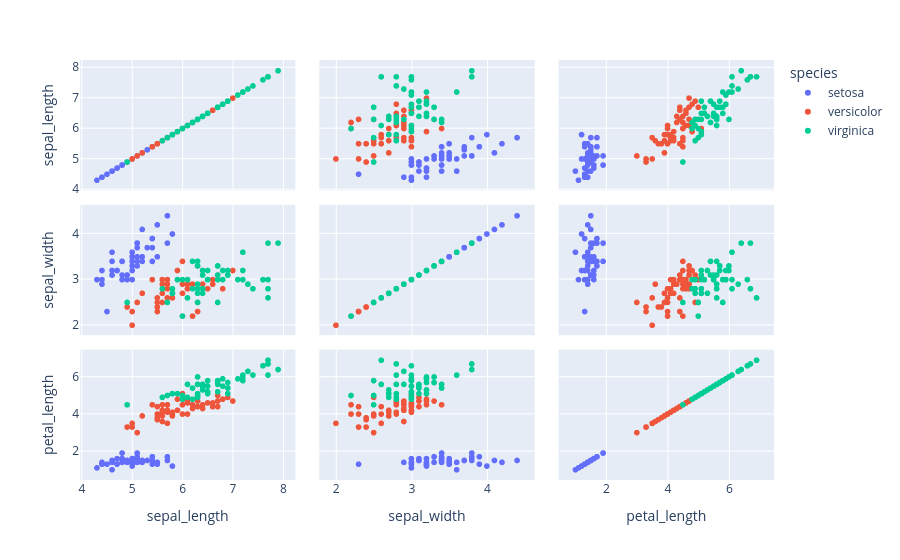

The notebook cell saved with this chart:
### Code cell
px.scatter_matrix(df , dimensions=['sepal_length' , 'sepal_width' ,'petal_length'] , color = 'species')

### Figure 1 — Plotly figure (JSON) as saved in the notebook; plotly's stock layout.template omitted (floating-point values rounded to 4 significant figures)
{"data": [{"dimensions": [{"axis": {"matches": true}, "label": "sepal_length", "values": [5.1, 4.9, 4.7, 4.6, 5.0, 5.4, 4.6, 5.0, 4.4, 4.9, 5.4, 4.8, 4.8, 4.3, 5.8, 5.7, 5.4, 5.1, 5.7, 5.1, 5.4, 5.1, 4.6, 5.1, 4.8, 5.0, 5.0, 5.2, 5.2, 4.7, 4.8, 5.4, 5.2, 5.5, 4.9, 5.0, 5.5, 4.9, 4.4, 5.1, 5.0, 4.5, 4.4, 5.0, 5.1, 4.8, 5.1, 4.6, 5.3, 5.0]}, {"axis": {"matches": true}, "label": "sepal_width", "values": [3.5, 3.0, 3.2, 3.1, 3.6, 3.9, 3.4, 3.4, 2.9, 3.1, 3.7, 3.4, 3.0, 3.0, 4.0, 4.4, 3.9, 3.5, 3.8, 3.8, 3.4, 3.7, 3.6, 3.3, 3.4, 3.0, 3.4, 3.5, 3.4, 3.2, 3.1, 3.4, 4.1, 4.2, 3.1, 3.2, 3.5, 3.1, 3.0, 3.4, 3.5, 2.3, 3.2, 3.5, 3.8, 3.0, 3.8, 3.2, 3.7, 3.3]}, {"axis": {"matches": true}, "label": "petal_length", "values": [1.4, 1.4, 1.3, 1.5, 1.4, 1.7, 1.4, 1.5, 1.4, 1.5, 1.5, 1.6, 1.4, 1.1, 1.2, 1.5, 1.3, 1.4, 1.7, 1.5, 1.7, 1.5, 1.0, 1.7, 1.9, 1.6, 1.6, 1.5, 1.4, 1.6, 1.6, 1.5, 1.5, 1.4, 1.5, 1.2, 1.3, 1.5, 1.3, 1.5, 1.3, 1.3, 1.3, 1.6, 1.9, 1.4, 1.6, 1.4, 1.5, 1.4]}], "hovertemplate": "species=setosa<br>%{xaxis.title.text}=%{x}<br>%{yaxis.title.text}=%{y}<extra></extra>", "legendgroup": "setosa", "marker": {"color": "#636efa", "symbol": "circle"}, "name": "setosa", "showlegend": true, "type": "splom"}, {"dimensions": [{"axis": {"matches": true}, "label": "sepal_length", "values": [7.0, 6.4, 6.9, 5.5, 6.5, 5.7, 6.3, 4.9, 6.6, 5.2, 5.0, 5.9, 6.0, 6.1, 5.6, 6.7, 5.6, 5.8, 6.2, 5.6, 5.9, 6.1, 6.3, 6.1, 6.4, 6.6, 6.8, 6.7, 6.0, 5.7, 5.5, 5.5, 5.8, 6.0, 5.4, 6.0, 6.7, 6.3, 5.6, 5.5, 5.5, 6.1, 5.8, 5.0, 5.6, 5.7, 5.7, 6.2, 5.1, 5.7]}, {"axis": {"matches": true}, "label": "sepal_width", "values": [3.2, 3.2, 3.1, 2.3, 2.8, 2.8, 3.3, 2.4, 2.9, 2.7, 2.0, 3.0, 2.2, 2.9, 2.9, 3.1, 3.0, 2.7, 2.2, 2.5, 3.2, 2.8, 2.5, 2.8, 2.9, 3.0, 2.8, 3.0, 2.9, 2.6, 2.4, 2.4, 2.7, 2.7, 3.0, 3.4, 3.1, 2.3, 3.0, 2.5, 2.6, 3.0, 2.6, 2.3, 2.7, 3.0, 2.9, 2.9, 2.5, 2.8]}, {"axis": {"matches": true}, "label": "petal_length", "values": [4.7, 4.5, 4.9, 4.0, 4.6, 4.5, 4.7, 3.3, 4.6, 3.9, 3.5, 4.2, 4.0, 4.7, 3.6, 4.4, 4.5, 4.1, 4.5, 3.9, 4.8, 4.0, 4.9, 4.7, 4.3, 4.4, 4.8, 5.0, 4.5, 3.5, 3.8, 3.7, 3.9, 5.1, 4.5, 4.5, 4.7, 4.4, 4.1, 4.0, 4.4, 4.6, 4.0, 3.3, 4.2, 4.2, 4.2, 4.3, 3.0, 4.1]}], "hovertemplate": "species=versicolor<br>%{xaxis.title.text}=%{x}<br>%{yaxis.title.text}=%{y}<extra></extra>", "legendgroup": "versicolor", "marker": {"color": "#EF553B", "symbol": "circle"}, "name": "versicolor", "showlegend": true, "type": "splom"}, {"dimensions": [{"axis": {"matches": true}, "label": "sepal_length", "values": [6.3, 5.8, 7.1, 6.3, 6.5, 7.6, 4.9, 7.3, 6.7, 7.2, 6.5, 6.4, 6.8, 5.7, 5.8, 6.4, 6.5, 7.7, 7.7, 6.0, 6.9, 5.6, 7.7, 6.3, 6.7, 7.2, 6.2, 6.1, 6.4, 7.2, 7.4, 7.9, 6.4, 6.3, 6.1, 7.7, 6.3, 6.4, 6.0, 6.9, 6.7, 6.9, 5.8, 6.8, 6.7, 6.7, 6.3, 6.5, 6.2, 5.9]}, {"axis": {"matches": true}, "label": "sepal_width", "values": [3.3, 2.7, 3.0, 2.9, 3.0, 3.0, 2.5, 2.9, 2.5, 3.6, 3.2, 2.7, 3.0, 2.5, 2.8, 3.2, 3.0, 3.8, 2.6, 2.2, 3.2, 2.8, 2.8, 2.7, 3.3, 3.2, 2.8, 3.0, 2.8, 3.0, 2.8, 3.8, 2.8, 2.8, 2.6, 3.0, 3.4, 3.1, 3.0, 3.1, 3.1, 3.1, 2.7, 3.2, 3.3, 3.0, 2.5, 3.0, 3.4, 3.0]}, {"axis": {"matches": true}, "label": "petal_length", "values": [6.0, 5.1, 5.9, 5.6, 5.8, 6.6, 4.5, 6.3, 5.8, 6.1, 5.1, 5.3, 5.5, 5.0, 5.1, 5.3, 5.5, 6.7, 6.9, 5.0, 5.7, 4.9, 6.7, 4.9, 5.7, 6.0, 4.8, 4.9, 5.6, 5.8, 6.1, 6.4, 5.6, 5.1, 5.6, 6.1, 5.6, 5.5, 4.8, 5.4, 5.6, 5.1, 5.1, 5.9, 5.7, 5.2, 5.0, 5.2, 5.4, 5.1]}], "hovertemplate": "species=virginica<br>%{xaxis.title.text}=%{x}<br>%{yaxis.title.text}=%{y}<extra></extra>", "legendgroup": "virginica", "marker": {"color": "#00cc96", "symbol": "circle"}, "name": "virginica", "showlegend": true, "type": "splom"}], "layout": {"dragmode": "select", "legend": {"title": {"text": "species"}, "tracegroupgap": 0}, "margin": {"t": 60}}}
